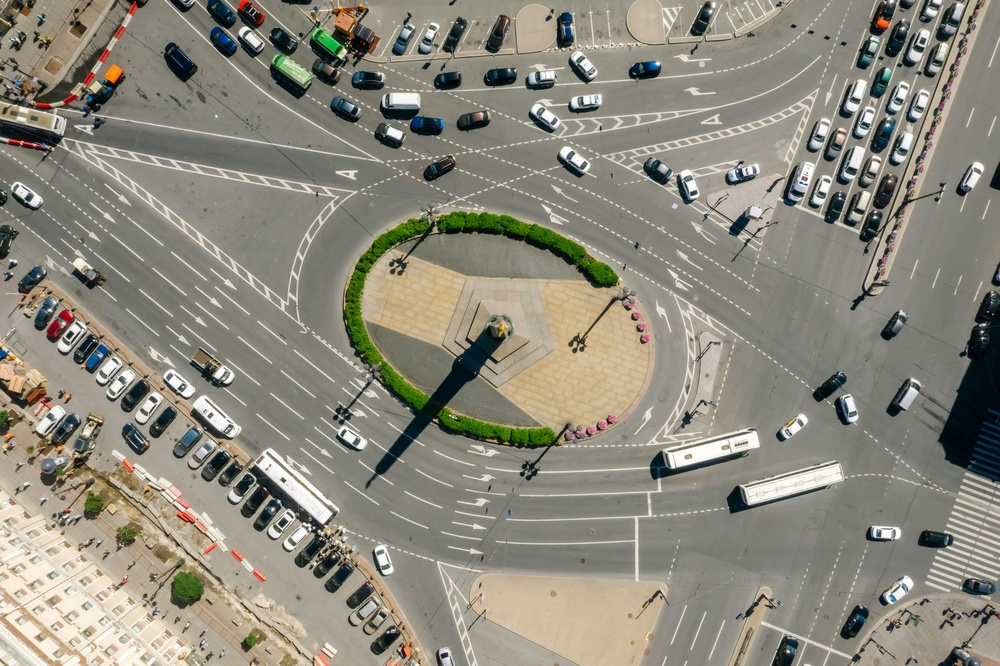
#> input picture Thursday 10:40 - 12:30/E22CSEU0901/LAB 6/road.jpg, 1000 x 666 px, shrunk from 5464 x 3640 before the run, found by its file name
$ jupyter execute --allow-errors CSET_340_lab6_1.ipynb   (shell and % lines are left out)   (older library calls are emulated)
#> lines starting #> are read from the running program, lines starting #| are printed output that depends on the picture; after the words box and inside, x2 and y2 are one past the last pixel; in counts of white or black regions, pixels touching at a corner belong together
[cell 1]
import cv2
import numpy as np
import matplotlib.pyplot as plt
from skimage.filters import gabor
from google.colab.patches import cv2_imshow
from skimage.feature import local_binary_pattern

[cell 2]
road_image = cv2.imread('/content/road.jpg')
#> road_image is the input picture: shape (666, 1000, 3); mean B, G, R 124.4, 137.1, 140.3
circle_image = cv2.imread('/content/circle.jpg')

gray_road = cv2.cvtColor(road_image, cv2.COLOR_BGR2GRAY)
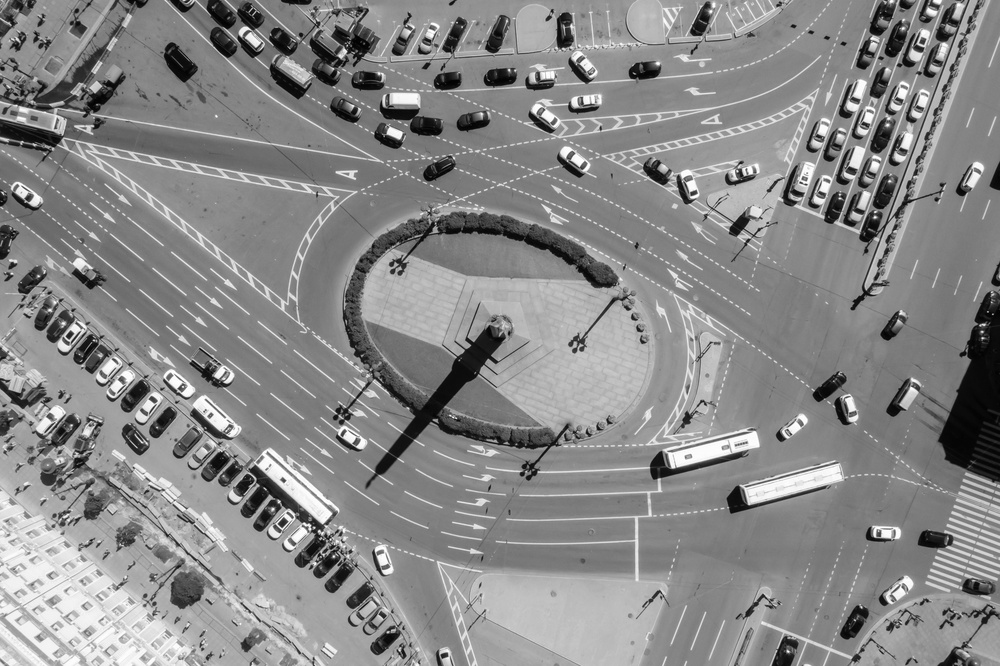
#> gray_road: shape (666, 1000); min 0, max 255, mean 136.6
#> (the rest of this cell did not finish here and is left out)

[cell 3]
edges = cv2.Canny(gray_road, 50, 150)
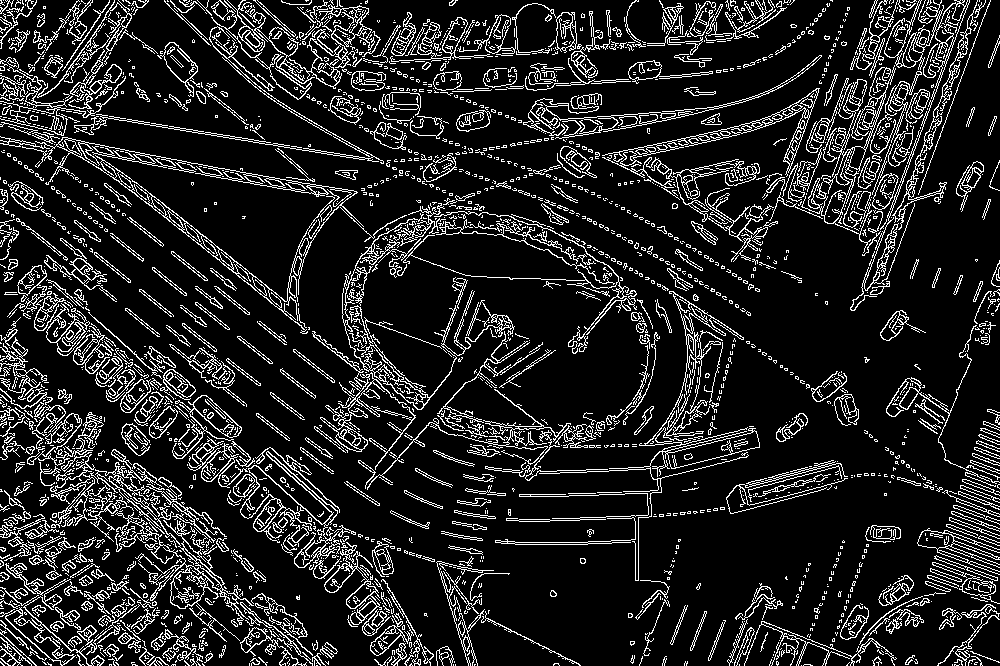
#> edges: shape (666, 1000); 13.9% white in thin lines or dots

_, thresh = cv2.threshold(gray_road, 128, 255, cv2.THRESH_BINARY)
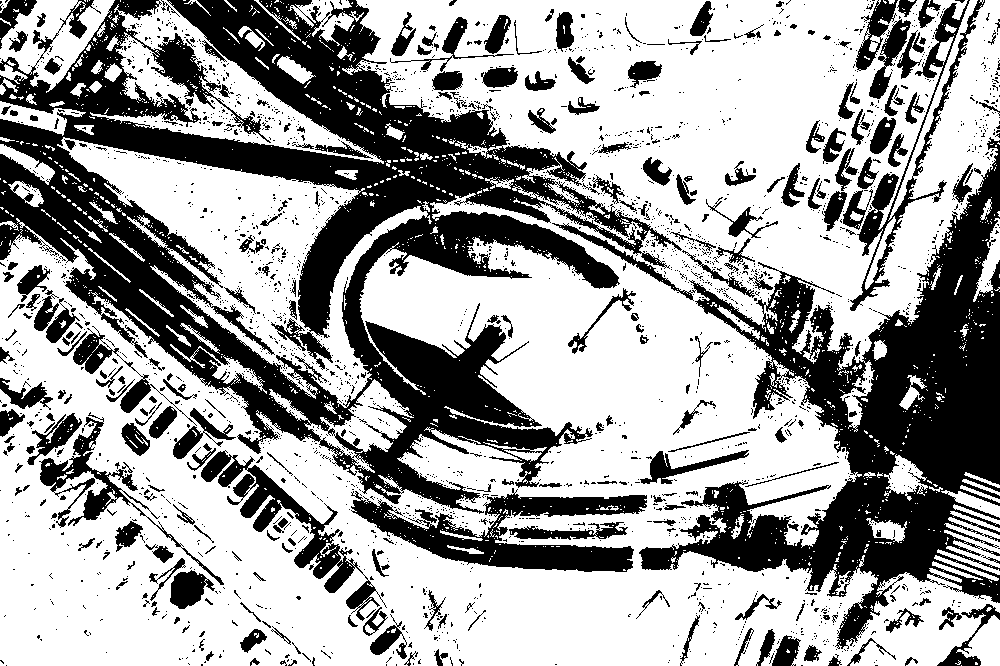
#> thresh: shape (666, 1000); 63.2% white; 2454 black regions (2179 under 20 px), largest, box (x1, y1, x2, y2) and area: (0, 0, 682, 514) 113016, (552, 137, 1000, 649) 59901, (351, 488, 647, 572) 9880

lines = cv2.HoughLinesP(edges, 1, np.pi/180, 68, minLineLength=15, maxLineGap=250)
#> lines = 425 rows, first 6: [3, 88, 982, 20], [6, 90, 982, 21], [28, 134, 998, 305], [15, 513, 997, 479], [1, 233, 993, 58], [4, 102, 999, 260]

line_img = road_image.copy()
if lines is not None:
    for line in lines:
        x1, y1, x2, y2 = line[0]
        cv2.line(line_img, (x1, y1), (x2, y2), (0, 255, 0), 2)
#> this loop made 425 passes
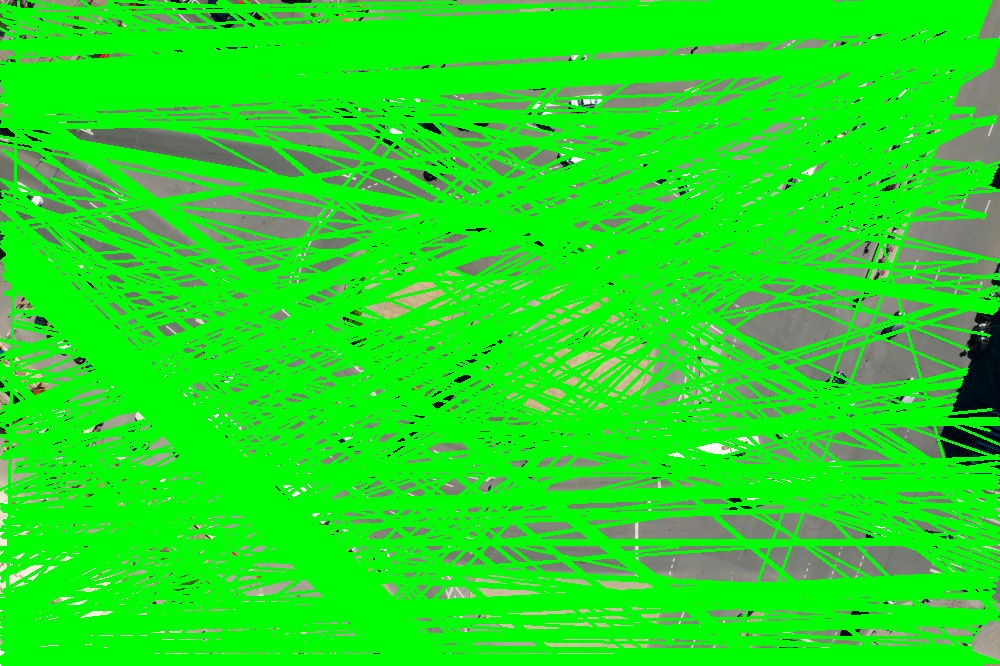
#> line_img: shape (666, 1000, 3); mean B, G, R 28.5, 225.9, 31.5

#> (the rest of this cell did not finish here and is left out)

$ run again, with Friday 08:30 - 10:30/E22CSEU1069_Adv_Cv_Labs/LAB 5/rgb_image.jpg copied over Thursday 10:40 - 12:30/E22CSEU0901/LAB 6/road.jpg
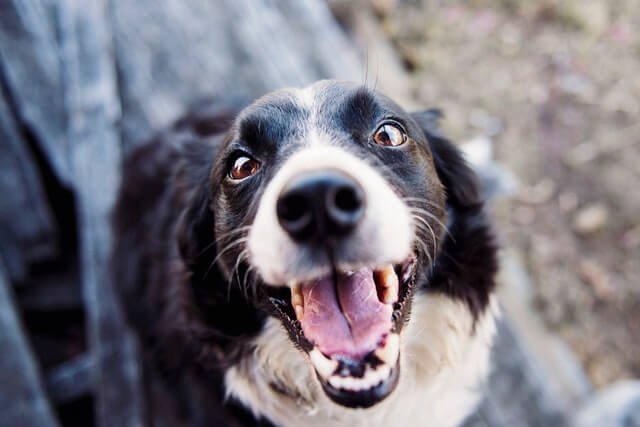
#> input picture Friday 08:30 - 10:30/E22CSEU1069_Adv_Cv_Labs/LAB 5/rgb_image.jpg, 640 x 427 px, found by its file name
#> road_image is the input picture: shape (427, 640, 3); mean B, G, R 127.7, 119, 122.2
#> `edges = cv2.Canny(gray_road, 50, 150)`:
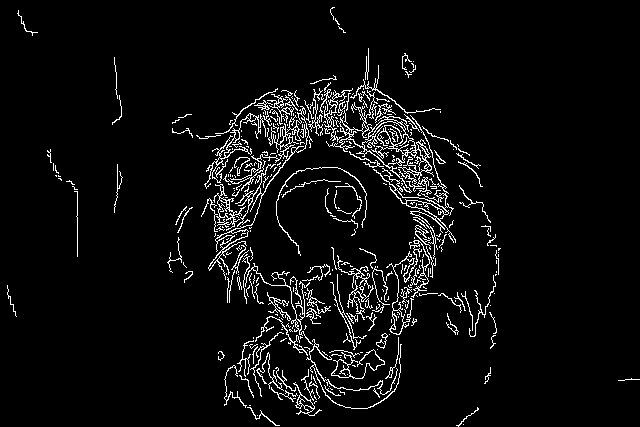
#> edges: shape (427, 640); 5.2% white in thin lines or dots
#> thresh: shape (427, 640); 53.9% white; 102 black regions (62 under 20 px), largest, box (x1, y1, x2, y2) and area: (0, 0, 318, 427) 84602, (331, 89, 501, 334) 16606, (276, 179, 369, 338) 8363
#> lines = 63 rows, first 6: [251, 409, 479, 181], [183, 263, 378, 68], [50, 157, 440, 109], [114, 62, 400, 348], [268, 92, 489, 220], [368, 58, 475, 411]
#> the loop `for line in lines:` made 63 passes
#> after the loop `for line in lines:`:
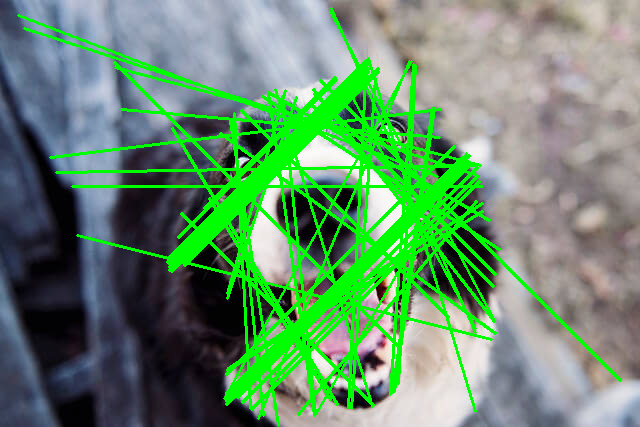
#> line_img: shape (427, 640, 3); 16.55% of pixels changed, all inside (x1, y1, x2, y2) = (17, 7, 622, 427)
